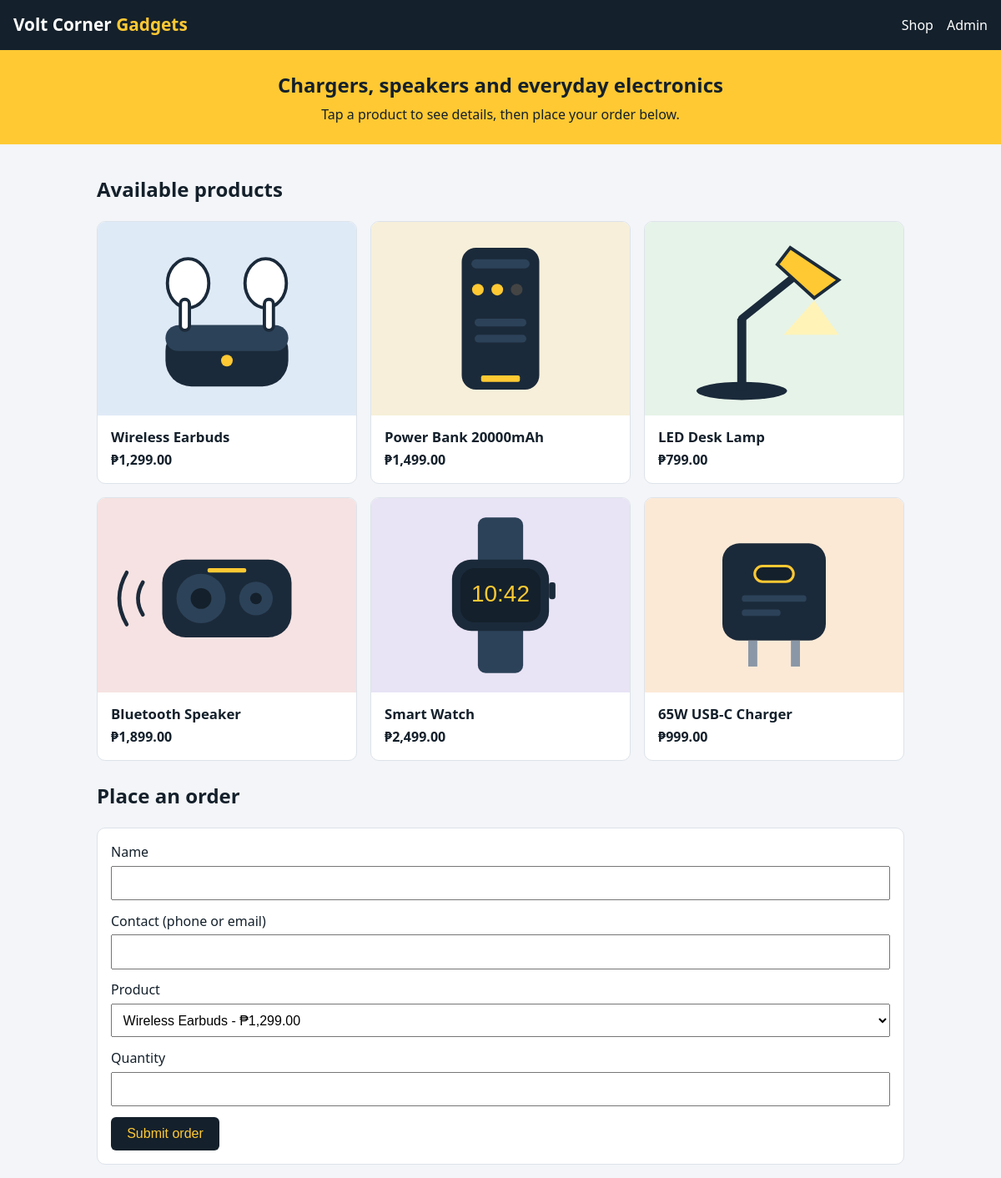
The page / on the database its author committed.
### tables this page shows
CREATE TABLE products (
  product_id INT AUTO_INCREMENT PRIMARY KEY,
  name VARCHAR(100) NOT NULL,
  description VARCHAR(255),
  price DECIMAL(8,2) NOT NULL,
  image VARCHAR(100) NOT NULL
);

### index.php (the view, shortened to what this page needs)
<?php require 'db.php';
$products = $pdo->query("SELECT * FROM products")->fetchAll(PDO::FETCH_ASSOC);
$selected = (int)($_GET['product'] ?? 0);
?>
<!DOCTYPE html>
<html lang="en">
<head>
  <link rel="stylesheet" href="style.css">
</head>
<body>
  <header>
    <h1>Volt Corner <span>Gadgets</span></h1>
    <nav><a href="index.php">Shop</a><a href="admin.php">Admin</a></nav>
  </header>
  <section class="hero">
    <h2>Chargers, speakers and everyday electronics</h2>
    <p>Tap a product to see details, then place your order below.</p>
  </section>
  <main>
    <h2>Available products</h2>
    <div class="grid">
      <?php foreach ($products as $p): ?>
        <a class="card" href="product.php?id=<?= $p['product_id'] ?>">
          <img src="images/<?= htmlspecialchars($p['image']) ?>" alt="<?= htmlspecialchars($p['name']) ?>">
          <div class="card-body">
            <h3><?= htmlspecialchars($p['name']) ?></h3>
            <strong>₱<?= number_format($p['price'], 2) ?></strong>
          </div>
        </a>
      <?php endforeach; ?>
    </div>
    <h2 id="order">Place an order</h2>
    <form action="place_order.php" method="POST">
      <label>Name <input type="text" name="name" required></label>
      <label>Contact (phone or email) <input type="text" name="contact" required></label>
      <label>Product
        <select name="product_id" required>
          <?php foreach ($products as $p): ?>
            <option value="<?= $p['product_id'] ?>" <?= $p['product_id'] == $selected ? 'selected' : '' ?>>
              <?= htmlspecialchars($p['name']) ?> - ₱<?= number_format($p['price'], 2) ?>
            </option>
          <?php endforeach; ?>
        </select>
      </label>
      <label>Quantity <input type="number" name="quantity" required></label>
      <button type="submit">Submit order</button>
    </form>
  </main>
</body>
</html>

### style.css (style rules this page uses)
* { box-sizing: border-box; }
body { font-family: "Segoe UI", Arial, sans-serif; margin: 0; background: #f3f5f8; color: #14202b; line-height: 1.5; }
a { color: #14202b; }
header { background: #14202b; color: #fff; padding: .9rem 1rem; display: flex; justify-content: space-between; align-items: center; flex-wrap: wrap; gap: .5rem; }
header h1 { margin: 0; font-size: 1.3rem; }
header h1 span { color: #ffc933; }
header nav a { color: #fff; margin-left: 1rem; text-decoration: none; }
.hero { background: #ffc933; padding: 1.5rem 1rem; text-align: center; }
.hero h2 { margin: 0 0 .3rem; }
.hero p { margin: 0; }
main { padding: 1rem; max-width: 1000px; margin: auto; }
.grid { display: grid; grid-template-columns: 1fr; gap: 1rem; margin-bottom: 1.5rem; }
.card { display: block; background: #fff; border-radius: 10px; overflow: hidden; text-decoration: none; border: 1px solid #dde3ea; transition: transform .15s; }
.card img { display: block; width: 100%; height: auto; }
.card-body { padding: .8rem 1rem 1rem; }
.card-body h3 { margin: 0 0 .2rem; font-size: 1.05rem; }
form { background: #fff; padding: 1rem; border-radius: 10px; border: 1px solid #dde3ea; }
form label { display: block; margin-bottom: .8rem; }
input, select { width: 100%; padding: .6rem; margin-top: .3rem; font-size: 1rem; }
button { background: #14202b; color: #ffc933; border: 0; padding: .7rem 1.2rem; border-radius: 6px; cursor: pointer; font-size: 1rem; }
@media (min-width: 600px) { .grid { grid-template-columns: repeat(2, 1fr); } }
@media (min-width: 900px) { .grid { grid-template-columns: repeat(3, 1fr); } }

### rows shown on the page
products: image (picture), name "Wireless Earbuds", price "1,299.00"
products: image (picture), name "Power Bank 20000mAh", price "1,499.00"
products: image (picture), name "LED Desk Lamp", price "799.00"
products: image (picture), name "Bluetooth Speaker", price "1,899.00"
products: image (picture), name "Smart Watch", price "2,499.00"
products: image (picture), name "65W USB-C Charger", price "999.00"

### other values the page prints
form field product_id "Wireless Earbuds - ₱1,299.00"
